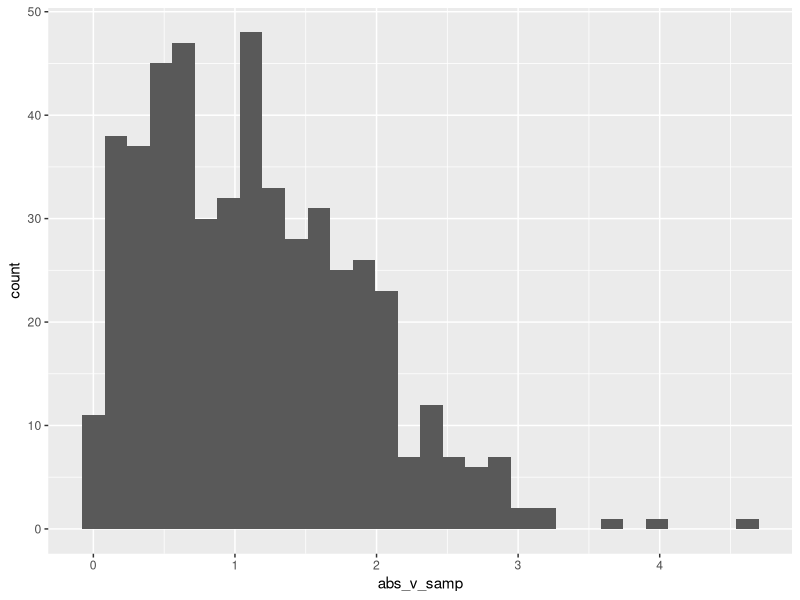

The R source for this figure:
## ---- chunk 1
library(tidyverse)
## ---- chunk 2
samp = rnorm(100)
length(samp)
## ---- chunk 3
la_df=
  tibble(
    norm_samp = rnorm(n = 500, mean=1),
    samp_g0 = norm_samp > 0,
    abs_v_samp= abs(norm_samp)
  )

ggplot(la_df, aes(x= abs_v_samp)) + 
  geom_histogram()
